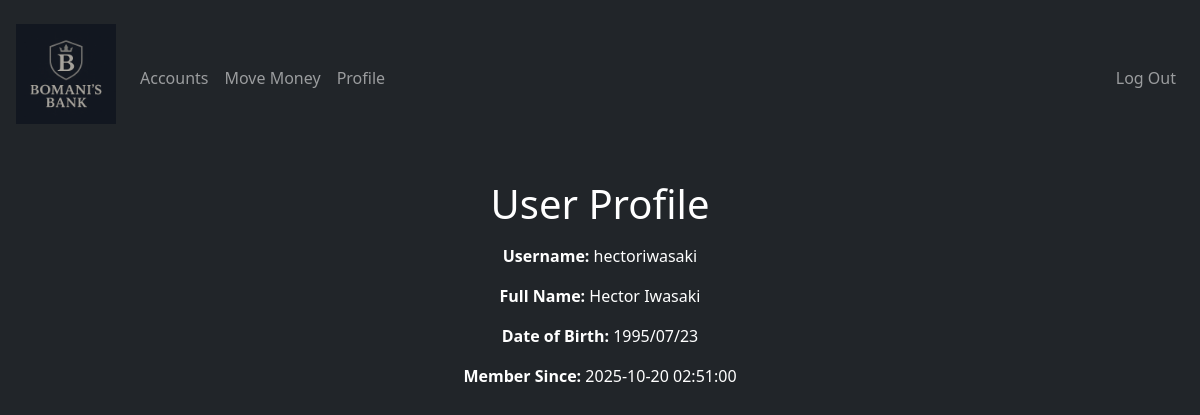
Screenshot of /view_profile (signed in) with the database file from the repository.
### tables this page shows
CREATE TABLE users (
    id INTEGER PRIMARY KEY AUTOINCREMENT,
    first_name TEXT NOT NULL,
    last_name TEXT NOT NULL,
    username TEXT NOT NULL UNIQUE,
    password_hash TEXT NOT NULL,
    date_of_birth TEXT NOT NULL,  -- stored as 'YYYY-MM-DD' or 'YYYY/MM/DD'
    created_at TIMESTAMP DEFAULT CURRENT_TIMESTAMP,
    updated_at TIMESTAMP DEFAULT CURRENT_TIMESTAMP
);

### app.py (the view)
@app.route("/view_profile", methods=["GET"])
@login_required
def view_profile():
    user_id = session["user_id"]
    db = get_db_connection()
    user = UserServices.get_user_by_id(user_id, db)
    db.close()
    if user is None:
        return abort(404)
    return render_template("view_profile.html", user=user)

### app.py (called while the page is built)
@app.after_request
def after_request(response) -> None:
    response.headers["Cache-Control"] = "no-cache, no-store, must-revalidate"
    response.headers["Expires"] = 0
    response.headers["Pragma"] = "no-cache"
    return response

### db.py (called while the page is built)
def get_db_connection() -> sqlite3.Connection:
    conn = sqlite3.connect('bomanis_vault.db')
    conn.row_factory = sqlite3.Row
    return conn

### user.py (called while the page is built)
    @classmethod
    def from_row(cls, row) -> 'User | None':
        if row is None:
            return None
        user = object.__new__(cls)
        user._id = row['id']
        user._first_name = row['first_name']
        user._last_name = row['last_name']
        user._username = row['username']
        user._date_of_birth = row['date_of_birth']
        user._password_hash = row['password_hash']
        user._created_at = row['created_at']
        return user

    @property
    def first_name(self) -> str:
        return self._first_name

    @property
    def last_name(self) -> str:
        return self._last_name

    @property
    def username(self) -> str:
        return self._username

    @property
    def date_of_birth(self) -> str:
        return self._date_of_birth

    @property
    def created_at(self) -> datetime | str | None:
        return self._created_at

### user_services.py (called while the page is built)
    @staticmethod
    def get_user_by_id(user_id: int, db: sqlite3.Connection) -> User | None:
        row = db.execute("SELECT * FROM users WHERE id = ?", (user_id,)).fetchone()
        if not row:
            return None
        return User.from_row(row)

### templates/view_profile.html (shortened to what this page needs)
{% extends "layout.html" %}
{% block main %}
    <h1 class="mb-3">User Profile</h1>
    <p><strong>Username:</strong> {{ user.username }}</p>
    <p><strong>Full Name:</strong> {{ user.first_name }} {{ user.last_name }}</p>
    <p><strong>Date of Birth:</strong> {{ user.date_of_birth }}</p>
    <p><strong>Member Since:</strong> {{ user.created_at }}</p>
{% endblock %}

### rows the page displays
users: username "hectoriwasaki", first_name "Hector", last_name "Iwasaki", date_of_birth "1995/07/23", created_at "2025-10-20 02:51:00"
